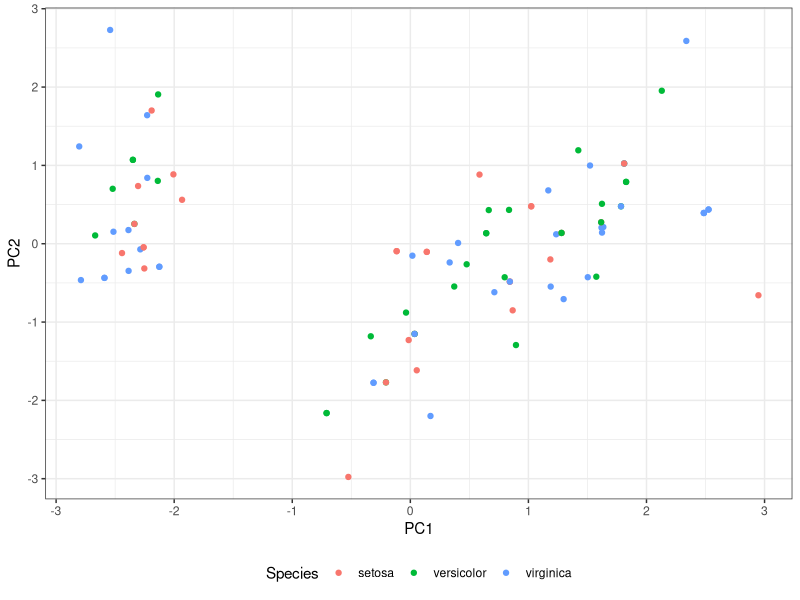
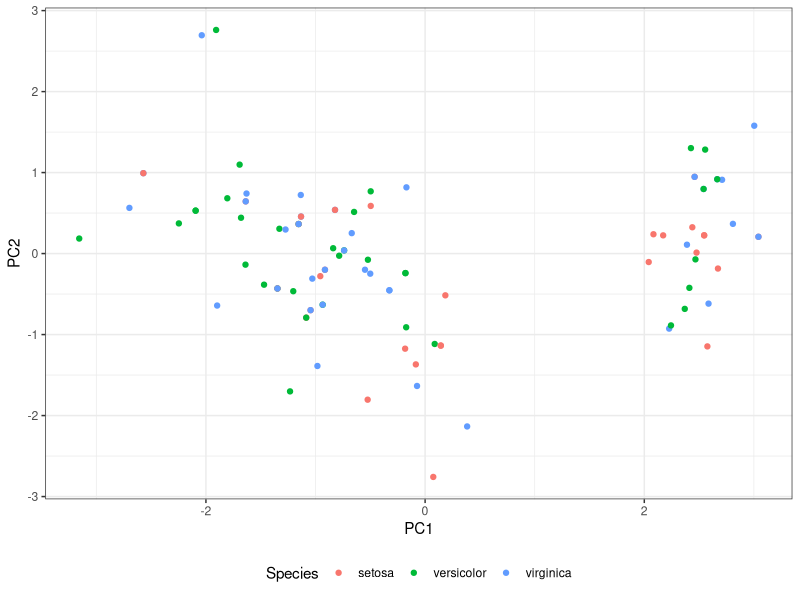
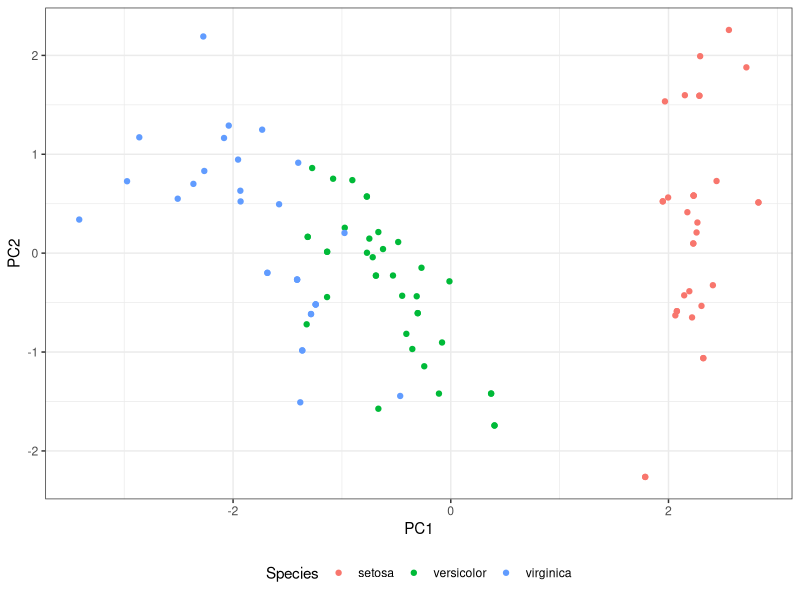
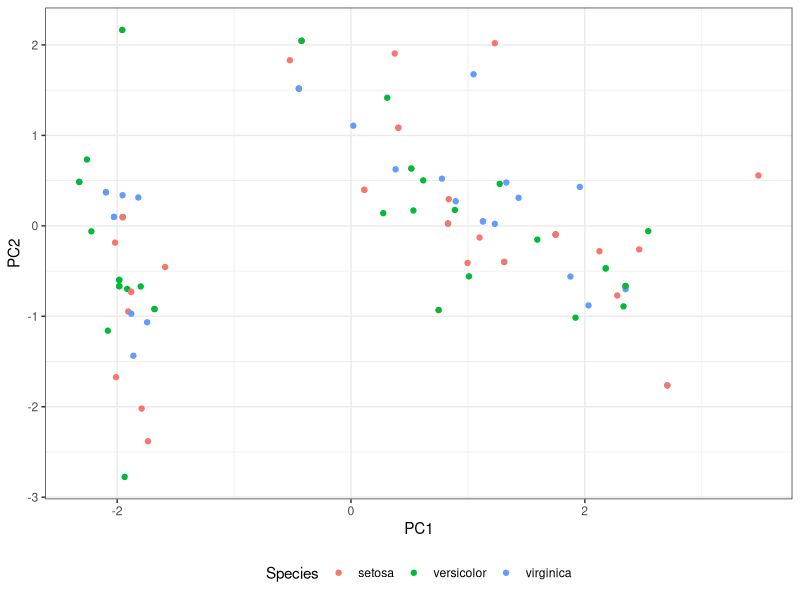
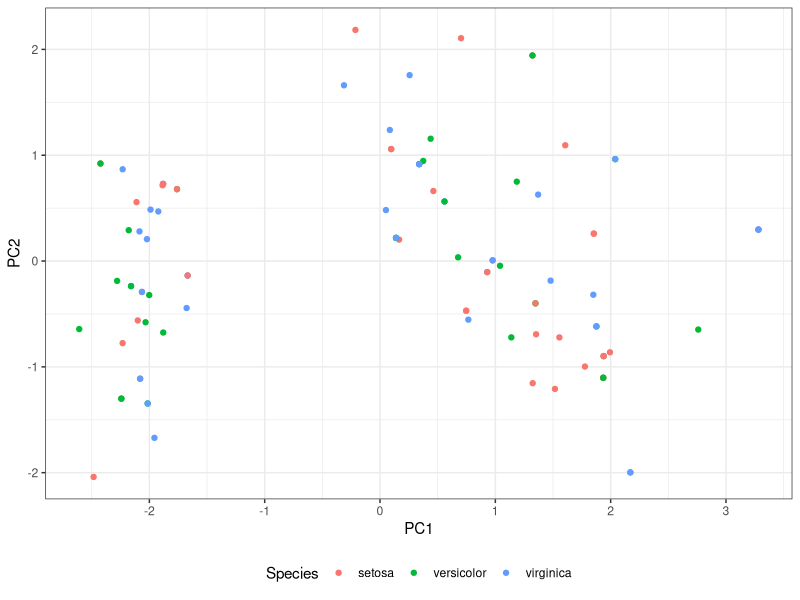
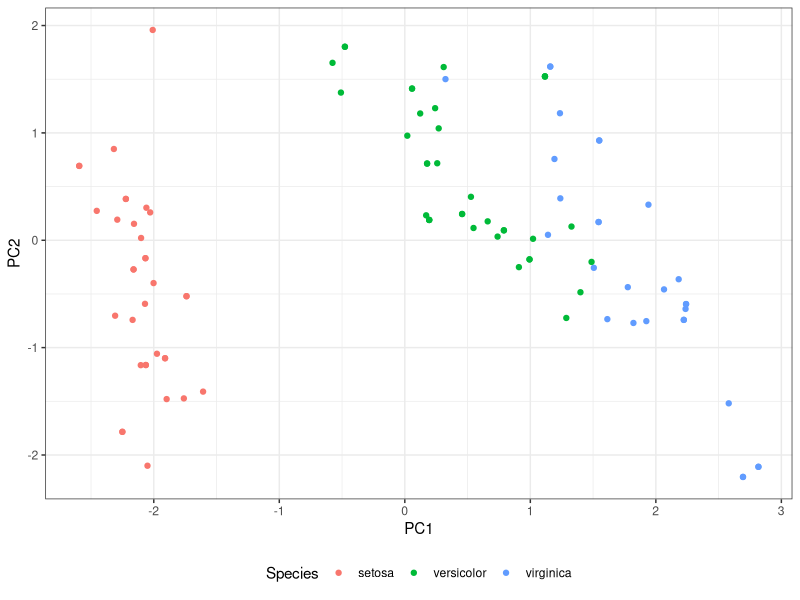
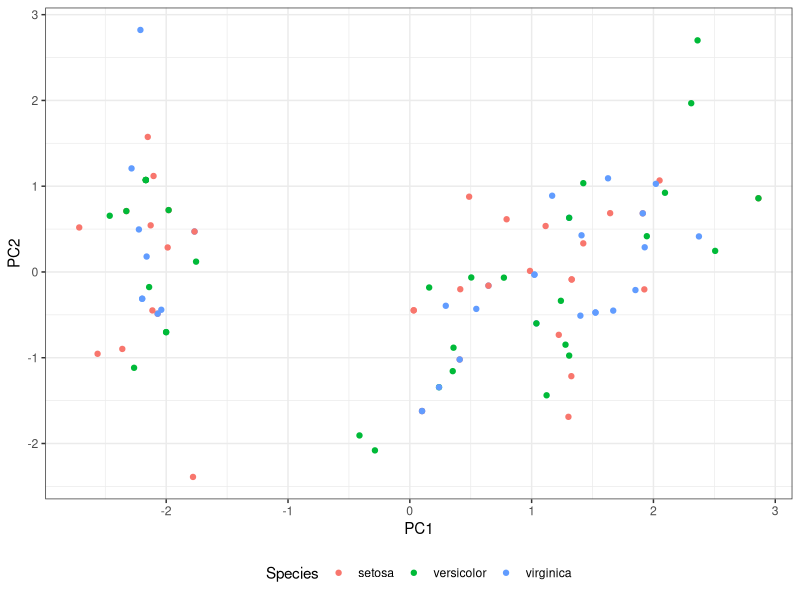
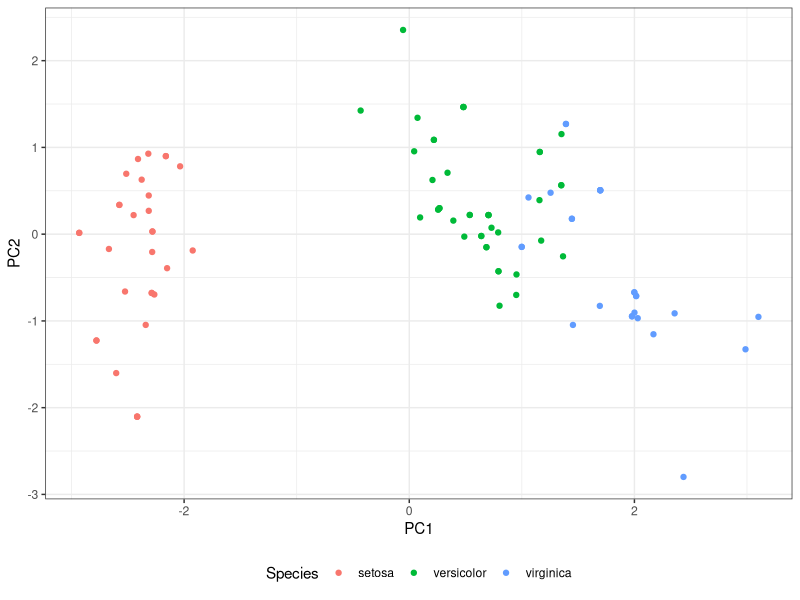

Reproduce these figures in R, in order. (Note: this script raises an error after producing the figures.)
## ---- chunk 1
library(tidyverse)
theme_set(theme_bw() +
            theme(legend.position = "bottom"))
## ---- chunk 2
bootstrap_iris_y = function(){
  res = iris[sample(seq_len(nrow(iris)), size = 100, replace = TRUE), ] ## Subset 100 rows with replacement
  res$Species = sample(res$Species) ## Further randomise the response
  return(res)
}

bootstrap_iris_all = function(){
  res = iris[sample(seq_len(nrow(iris)), size = 100, replace = TRUE), ] ## Subset 100 rows with replacement
  return(res)
}

plot_iris_lda = function(data){
  pca_obj = prcomp(x = data %>% dplyr::select(-Species), center = TRUE, scale. = TRUE)
  pca_tbl = pca_obj$x[,1:2] %>% as.data.frame %>% as_tibble()
  plotdf = data %>% bind_cols(pca_tbl)
  
  plotdf %>% 
    ggplot(aes(x = PC1, y = PC2, colour = Species)) +
    geom_point()
}

lineup_iris_plots = function(index){
  stopifnot(all(index %in% c("true", "null")))
  if(index == "null"){ ## Null oplot
    plot_iris_lda(data = bootstrap_iris_y())
  } else { ## True oplot
    plot_iris_lda(data = bootstrap_iris_all())
  }
}
## ---- chunk 3
set.seed(123)
num_true = 100
num_null = 100
# index = sample(c(rep(1, num_true), rep(0, num_null)))
index = sample(c(rep("true", num_true), rep("null", num_null)))
n = length(index)
cat("True plots are:", paste0(which(index == "true"), collapse = ", "))
n_digits = floor(log10(n)) + 1L
exp_num = sprintf(paste0("%0", n_digits, "d"), seq_len(n))
filename = paste0("figures/train/", index, "/", index, "_image_", exp_num, ".png")

for(i in seq_along(index)){
  g = lineup_iris_plots(index = index[i])
  ggsave(filename = filename[i],
         plot = g, width = 5, height = 5)
}

train_tbl = tibble(
  index,
  exp_num,
  filename)
## ---- chunk 4
set.seed(123)
num_true = 100
num_null = 100
# index = sample(c(rep(1, num_true), rep(0, num_null)))
index = sample(c(rep("true", num_true), rep("null", num_null)))
n = length(index)
cat("True plots are:", paste0(which(index == "true"), collapse = ", "))
n_digits = floor(log10(n)) + 1L
exp_num = sprintf(paste0("%0", n_digits, "d"), seq_len(n))
filename = paste0("figures/test/", index, "/", index, "_image_", exp_num, ".png")

for(i in seq_along(index)){
  g = lineup_iris_plots(index = index[i])
  ggsave(filename = filename[i],
         plot = g, width = 5, height = 5)
}

test_tbl = tibble(
  index,
  exp_num,
  filename)
## ---- chunk 5
write_csv(train_tbl, path = "data/iris_lineup_train.csv")
write_csv(test_tbl, path = "data/iris_lineup_test.csv")
## ---- chunk 6
sessioninfo::session_info()
